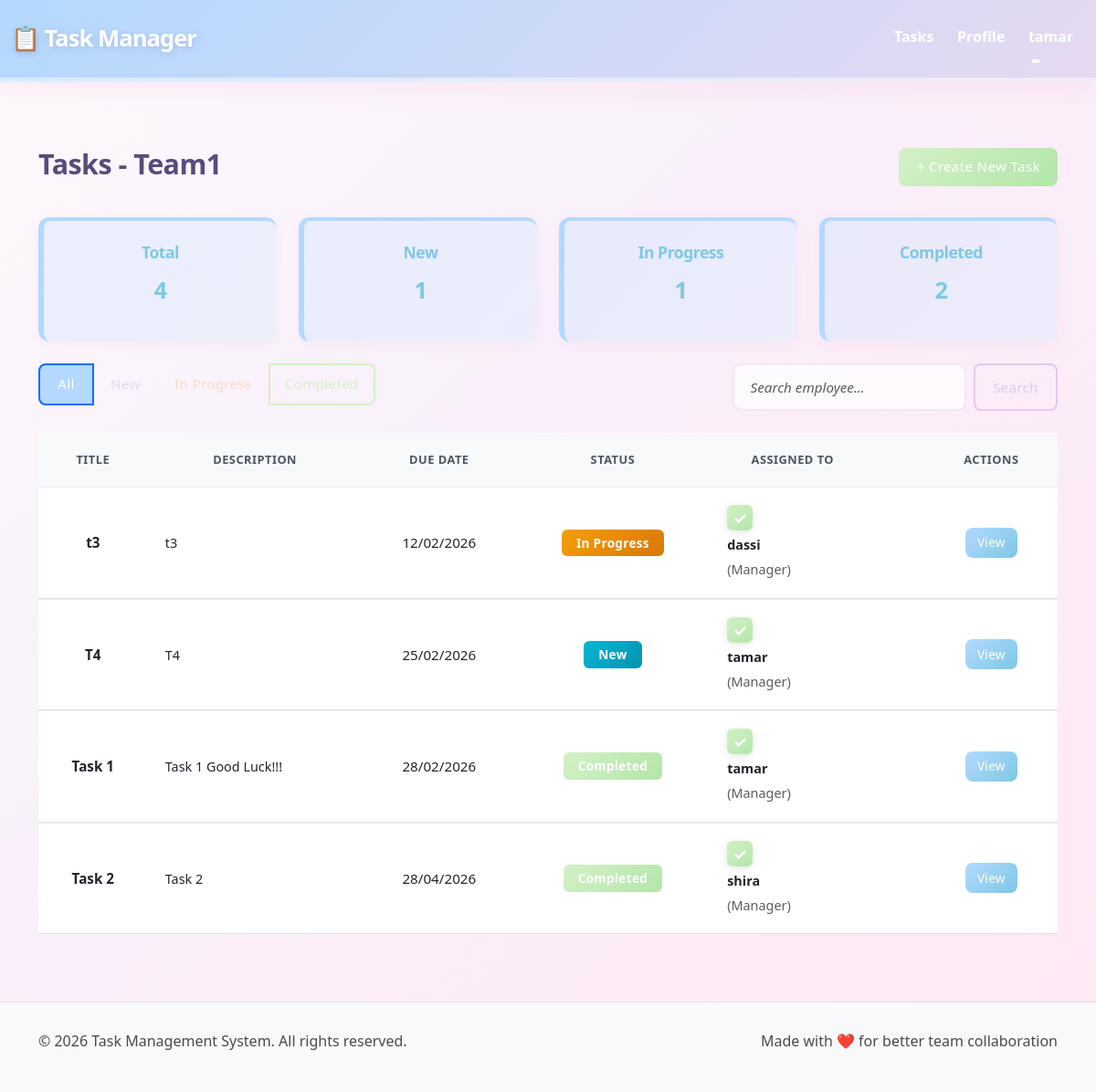
The app's page /tasks/ (signed in), older data.
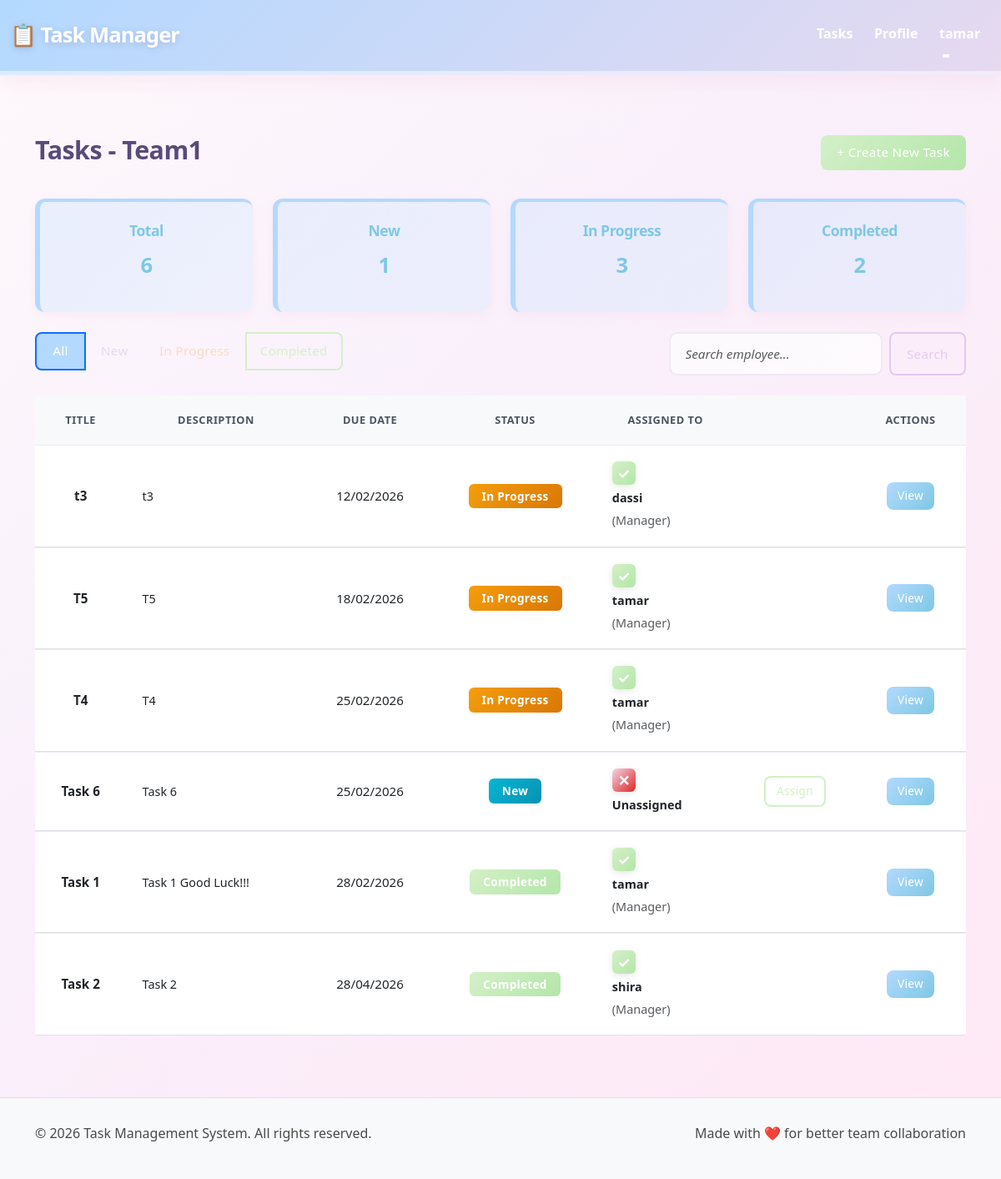
The same page, newer data.
### App1/models.py (models this page shows, shortened)
class CustomUser(AbstractUser):
    ROLE_CHOICES = [
        ('Manager', 'Manager'),
        ('Employee', 'Employee'),
    ]
    team = models.ForeignKey(Team, on_delete=models.SET_NULL, null=True, blank=True, related_name='members')
    role = models.CharField(max_length=10, choices=ROLE_CHOICES, default='Employee')

class Team(models.Model):
    name = models.CharField(max_length=100, unique=True)
    class Meta:
        verbose_name = "Team"
        verbose_name_plural = "Teams"

class Task(models.Model):
    STATUS_CHOICES = [
        ('New', 'New'),
        ('In Progress', 'In Progress'),
        ('Completed', 'Completed'),
    ]
    title = models.CharField(max_length=200)
    description = models.TextField()
    due_date = models.DateField()
    status = models.CharField(max_length=20, choices=STATUS_CHOICES, default='New')
    team = models.ForeignKey(Team, on_delete=models.CASCADE, related_name='tasks')
    assigned_to = models.ForeignKey(CustomUser, on_delete=models.SET_NULL, null=True, blank=True, related_name='assigned_tasks')
    class Meta:
        verbose_name = "Task"
        verbose_name_plural = "Tasks"
        ordering = ['due_date'] #חוסך מיון לפי תאריך

### App1/views.py (the view, shortened to what this page needs)
# urls.py: path('tasks/', views.task_list, name='task_list'),
@login_required(login_url='login')
def task_list(request):
    user = request.user
    team = user.team
    if not team:
        return redirect('profile_setup')
    tasks = Task.objects.filter(team=team).order_by('due_date')
    status_filter = request.GET.get('status')
    if status_filter:
        tasks = tasks.filter(status=status_filter)
    assigned_filter = (request.GET.get('assigned') or '').strip()
    team_members = CustomUser.objects.filter(team=team).order_by('username')
    assigned_display = ''
    assigned_query = ''
    if assigned_query:
        if assigned_query == '__unassigned__':
            tasks = tasks.filter(assigned_to__isnull=True)
        else:
            tasks = tasks.filter(assigned_to__username__icontains=assigned_query, assigned_to__team=team)
    task_summary = {
        'total': tasks.count(),
        'new': tasks.filter(status='New').count(),
        'in_progress': tasks.filter(status='In Progress').count(),
        'completed': tasks.filter(status='Completed').count(),
    }
    context = {
        'tasks': tasks,
        'team': team,
        'user': user,
        'current_status_filter': status_filter,
        'assigned_filter': assigned_filter,
        'assigned_display': assigned_display,
        'team_members': team_members,
        'task_summary': task_summary,
    }
    return render(request, 'tasks/task_list.html', context)

### App1/templates/tasks/task_list.html (shortened to what this page needs)
{% extends 'base.html' %}
{% load static %}
{% block content %}
<div class="container mt-5">
    <div class="row mb-4">
        <div class="col-md-8">
            <h2>Tasks - {{ team.name }}</h2>
        </div>
        <div class="col-md-4 text-end">
            {% if user.role == 'Manager' %}
                <a href="{% url 'create_task' %}" class="btn btn-success">+ Create New Task</a>
            {% endif %}
        </div>
    </div>
    <div class="row mb-4">
        <div class="col-md-3">
            <div class="card text-center">
                <div class="card-body">
                    <h6 class="card-title">Total</h6>
                    <h3>{{ task_summary.total }}</h3>
                </div>
            </div>
        </div>
        <div class="col-md-3">
            <div class="card text-center">
                <div class="card-body">
                    <h6 class="card-title">New</h6>
                    <h3>{{ task_summary.new }}</h3>
                </div>
            </div>
        </div>
        <div class="col-md-3">
            <div class="card text-center">
                <div class="card-body">
                    <h6 class="card-title">In Progress</h6>
                    <h3>{{ task_summary.in_progress }}</h3>
                </div>
            </div>
        </div>
        <div class="col-md-3">
            <div class="card text-center">
                <div class="card-body">
                    <h6 class="card-title">Completed</h6>
                    <h3>{{ task_summary.completed }}</h3>
                </div>
            </div>
        </div>
    </div>
    <div class="row mb-4">
        <div class="col-md-8">
            <div class="btn-group" role="group">
                <a href="{% url 'task_list' %}{% if assigned_filter %}?assigned={{ assigned_filter }}{% endif %}" class="btn btn-outline-primary {% if not current_status_filter %}active{% endif %}">All</a>
                <a href="{% url 'task_list' %}?{% if assigned_filter %}assigned={{ assigned_filter }}&{% endif %}status=New" class="btn btn-outline-info {% if current_status_filter == 'New' %}active{% endif %}">New</a>
                <a href="{% url 'task_list' %}?status=In+Progress" class="btn btn-outline-warning ">In Progress</a>
                <a href="{% url 'task_list' %}?{% if assigned_filter %}assigned={{ assigned_filter }}&{% endif %}status=Completed" class="btn btn-outline-success {% if current_status_filter == 'Completed' %}active{% endif %}">Completed</a>
            </div>
        </div>
        <div class="col-md-4">
            <form method="get" class="d-flex" role="search">
                <input list="employees" name="assigned" class="form-control me-2" placeholder="Search employee..." value="{{ assigned_display }}">
                <button type="submit" class="btn btn-outline-secondary">Search</button>
            </form>
        </div>
    </div>
    <div class="row">
        <div class="col-md-12">
            {% if tasks %}
                <table class="table table-hover">
                    <thead class="table-light">
                        <tr>
                            <th class="text-center">Title</th>
                            <th class="text-center">Description</th>
                            <th class="text-center">Due Date</th>
                            <th class="text-center">Status</th>
                            <th class="text-center">Assigned To</th>
                            <th class="text-center"></th>
                            <th class="text-center">Actions</th>
                        </tr>
                    </thead>
                    <tbody>
                        {% for task in tasks %}
                            <tr>
                                <td class="align-middle text-center"><strong>{{ task.title }}</strong></td>
                                <td class="align-middle text-start">
                                    <small>
                                        {% if task.description|length > 50 %}
                                            {{ task.description|truncatewords:8 }}
                                        {% else %}
                                            {{ task.description }}
                                        {% endif %}
                                    </small>
                                </td>
                                <td class="align-middle text-center">{{ task.due_date|date:"d/m/Y" }}</td>
                                <td class="align-middle text-center">
                                    <span class="badge bg-{% if task.status == 'New' %}info{% elif task.status == 'In Progress' %}warning{% else %}success{% endif %} d-inline-block px-3">{{ task.status }}</span>
                                </td>
                                <td class="align-top text-start ps-3">
                                    {% if task.assigned_to %}
                                        <div class="d-flex flex-column align-items-start gap-1">
                                            <span class="badge-indicator assigned">✓</span>
                                            <small><strong>{{ task.assigned_to.username }}</strong></small>
                                            <small class="text-muted">({{ task.assigned_to.role }})</small>
                                        </div>
                                    {% else %}
                                        <div class="d-flex flex-column align-items-start gap-1">
                                            <span class="badge-indicator unassigned">✕</span>
                                            <small><strong>Unassigned</strong></small>
                                        </div>
                                    {% endif %}
                                </td>
                                <td class="align-middle text-center">
                                    {% if not task.assigned_to %}
                                        <a href="{% url 'associate_task' task.id %}" class="btn btn-outline-success btn-sm">Assign</a>
                                    {% endif %}
                                </td>
                                <td class="align-middle text-center">
                                    <div class="d-flex justify-content-center">
                                        <a href="{% url 'task_detail' task.id %}" class="btn btn-sm btn-primary mx-1">View</a>
                                    </div>
                                </td>
                            </tr>
                        {% endfor %}
                    </tbody>
                </table>
            {% endif %}
        </div>
    </div>
</div>
{% endblock %}

### App1/templates/base.html (shortened to what this page needs)
{% load static %}
<!DOCTYPE html>
<html lang="en">
<head>
    <link href="https://cdn.jsdelivr.net/npm/bootstrap@5.3.0/dist/css/bootstrap.min.css" rel="stylesheet">
    <link href="{% static 'css/style.css' %}" rel="stylesheet">
</head>
<body>
    <nav class="navbar navbar-expand-lg navbar-dark bg-primary">
        <div class="container-fluid">
            <a class="navbar-brand" href="{% url 'home' %}">📋 Task Manager</a>
            <div class="collapse navbar-collapse" id="navbarNav">
                <ul class="navbar-nav ms-auto">
                    {% if user.is_authenticated %}
                        <li class="nav-item">
                            <a class="nav-link" href="{% url 'task_list' %}">Tasks</a>
                        </li>
                        <li class="nav-item">
                            <a class="nav-link" href="{% url 'profile_detail' %}">Profile</a>
                        </li>
                        <li class="nav-item dropdown">
                            <a class="nav-link dropdown-toggle" href="#" id="userDropdown" role="button" data-bs-toggle="dropdown">
                                {{ user.username }}
                            </a>
                        </li>
                    {% endif %}
                </ul>
            </div>
        </div>
    </nav>
    <main class="py-4">
        {% block content %}{% endblock %}
    </main>
    <footer>
        <div class="container">
            <div class="row">
                <div class="col-md-6">
                    <p>&copy; 2026 Task Management System. All rights reserved.</p>
                </div>
                <div class="col-md-6 text-end">
                    <p>Made with ❤️ for better team collaboration</p>
                </div>
            </div>
        </div>
    </footer>
</body>
</html>

### App1/templates/base.html (style rules this page uses)
.btn { border-radius: 0.5rem; font-weight: 500; }
footer { background-color: #f8f9fa; border-top: 1px solid #e0e0e0; margin-top: 50px; padding: 30px 0; }

Row changes from the older to the newer data that the page shows:
added Task: title "T5", description "T5", due_date "18/02/2026", status "In Progress", assigned_to.username "tamar", assigned_to.role "Manager"
changed Task (number 3 of 6 on the later page): status "New" → "In Progress"
added Task: title "Task 6", description "Task 6", due_date "25/02/2026", status "New", shows "Unassigned", shows "Assign"
Text that changed along with them:
{{ task_summary.total }}: "4" → "6"
{{ task_summary.in_progress }}: "1" → "3"
